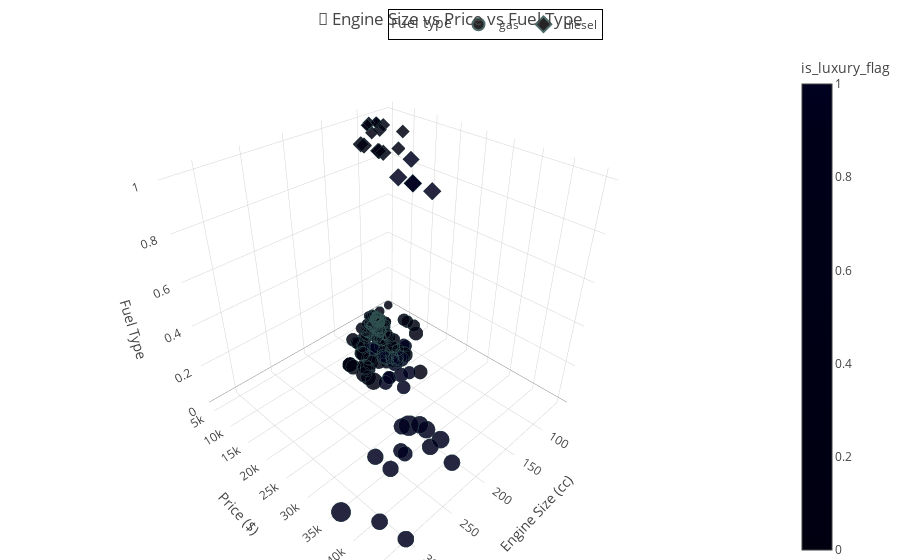

Notebook code for this chart:
### Code cell
import plotly.express as px

# 1️⃣ Luxury flag
luxury_brands = ["jaguar", "porsche", "bmw", "buick", "volvo"]
df['is_luxury_flag'] = df['carcompany'].apply(lambda x: 1 if x in luxury_brands else 0)

# 2️⃣ Fuel type numeric mapping
df['fueltype_num'] = df['fueltype'].map({'gas': 0, 'diesel': 1})

# 3️⃣ Interactive 3D scatter with premium styling
fig = px.scatter_3d(
    df,
    x='enginesize',
    y='price',
    z='fueltype_num',
    color='is_luxury_flag',
    symbol='fueltype',
    size='horsepower',  # point size = horsepower for better visual meaning
    hover_data={
        'carmodels': True,
        'carcompany': True,
        'fueltype': True,
        'enginesize': True,
        'horsepower': True,
        'price': True,
        'fueltype_num': False,
        'is_luxury_flag': False
    },
    color_discrete_map={0: '#1f77b4', 1: '#ff7f0e'},  # Blue = Non-Luxury, Orange = Luxury
    title='🚗 Engine Size vs Price vs Fuel Type ',
    labels={
        'enginesize': 'Engine Size (cc)',
        'price': 'Price ($)',
        'fueltype_num': 'Fuel Type (0=Gas, 1=Diesel)'
    }
)

# 4️⃣ Layout & axis styling
fig.update_traces(
    marker=dict(
        opacity=0.85,
        line=dict(width=1, color='DarkSlateGrey')
    )
)

fig.update_layout(
    scene=dict(
        xaxis=dict(title='Engine Size (cc)', backgroundcolor='white', gridcolor='lightgrey', zerolinecolor='grey'),
        yaxis=dict(title='Price ($)', backgroundcolor='white', gridcolor='lightgrey', zerolinecolor='grey'),
        zaxis=dict(title='Fuel Type ', backgroundcolor='white', gridcolor='lightgrey', zerolinecolor='grey')
    ),
    legend=dict(
        title='Fuel type',
        itemsizing='constant',
        orientation='h',  # horizontal legend
        yanchor='bottom',
        y=1.02,
        xanchor='left',
        x=0.5,
        bgcolor='rgba(255,255,255,0.7)',
        bordercolor='black',
        borderwidth=1
    ),
    margin=dict(l=0, r=0, b=0, t=50)
)

fig.show()

### Figure 1 — Plotly figure (JSON) as saved in the notebook; plotly's stock layout.template omitted (floating-point values rounded to 4 significant figures; data arrays with more than 128 entries replaced by an {"elided": "..."} marker saying what was removed)
{"data": [{"customdata": {"elided": "185x5 mixed values"}, "hovertemplate": "fueltype=%{customdata[2]}<br>Engine Size (cc)=%{x}<br>Price ($)=%{y}<br>horsepower=%{customdata[3]}<br>carmodels=%{customdata[0]}<br>carcompany=%{customdata[1]}<extra></extra>", "legendgroup": "gas", "marker": {"color": {"elided": "185 int values"}, "coloraxis": "coloraxis", "line": {"color": "DarkSlateGrey", "width": 1}, "opacity": 0.85, "size": {"elided": "185 int values"}, "sizemode": "area", "sizeref": 0.72, "symbol": "circle"}, "mode": "markers", "name": "gas", "scene": "scene", "showlegend": true, "type": "scatter3d", "x": {"elided": "185 int values"}, "y": {"elided": "185 float values"}, "z": {"elided": "185 int values"}}, {"customdata": [["mazda glc deluxe", "mazda", "diesel", 64, 0], ["mazda rx-7 gs", "mazda", "diesel", 72, 0], ["buick electra 225 custom", "buick", "diesel", 123, 1], ["buick century luxus (sw)", "buick", "diesel", 123, 1], ["buick century", "buick", "diesel", 123, 1], ["buick skyhawk", "buick", "diesel", 123, 1], ["nissan gt-r", "nissan", "diesel", 55, 0], ["peugeot 304", "peugeot", "diesel", 95, 0], ["peugeot 504", "peugeot", "diesel", 95, 0], ["peugeot 604sl", "peugeot", "diesel", 95, 0], ["peugeot 505s turbo diesel", "peugeot", "diesel", 95, 0], ["peugeot 504", "peugeot", "diesel", 95, 0], ["toyota corona", "toyota", "diesel", 56, 0], ["toyota corolla", "toyota", "diesel", 56, 0], ["toyota celica gt", "toyota", "diesel", 73, 0], ["volkswagen rabbit", "volkswagen", "diesel", 52, 0], ["volkswagen model 111", "volkswagen", "diesel", 52, 0], ["volkswagen super beetle", "volkswagen", "diesel", 68, 0], ["volkswagen rabbit custom", "volkswagen", "diesel", 68, 0], ["volvo 246", "volvo", "diesel", 106, 1]], "hovertemplate": "fueltype=%{customdata[2]}<br>Engine Size (cc)=%{x}<br>Price ($)=%{y}<br>horsepower=%{customdata[3]}<br>carmodels=%{customdata[0]}<br>carcompany=%{customdata[1]}<extra></extra>", "legendgroup": "diesel", "marker": {"color": [0, 0, 1, 1, 1, 1, 0, 0, 0, 0, 0, 0, 0, 0, 0, 0, 0, 0, 0, 1], "coloraxis": "coloraxis", "line": {"color": "DarkSlateGrey", "width": 1}, "opacity": 0.85, "size": [64, 72, 123, 123, 123, 123, 55, 95, 95, 95, 95, 95, 56, 56, 73, 52, 52, 68, 68, 106], "sizemode": "area", "sizeref": 0.72, "symbol": "diamond"}, "mode": "markers", "name": "diesel", "scene": "scene", "showlegend": true, "type": "scatter3d", "x": [122, 134, 183, 183, 183, 183, 103, 152, 152, 152, 152, 152, 110, 110, 110, 97, 97, 97, 97, 145], "y": [10800.0, 18340.0, 25550.0, 28250.0, 28180.0, 31600.0, 7099.0, 13200.0, 13860.0, 16900.0, 17080.0, 17950.0, 7898.0, 7788.0, 10700.0, 7775.0, 7995.0, 9495.0, 13840.0, 22470.0], "z": [1, 1, 1, 1, 1, 1, 1, 1, 1, 1, 1, 1, 1, 1, 1, 1, 1, 1, 1, 1]}], "layout": {"coloraxis": {"colorbar": {"title": {"text": "is_luxury_flag"}}, "colorscale": [[0, "#000011"], [0.1111, "#000012"], [0.2222, "#000013"], [0.3333, "#000014"], [0.4444, "#000015"], [0.5556, "#000016"], [0.6667, "#000017"], [0.7778, "#000018"], [0.8889, "#000019"], [1, "#000020"]]}, "legend": {"bgcolor": "rgba(255,255,255,0.7)", "bordercolor": "black", "borderwidth": 1, "itemsizing": "constant", "orientation": "h", "title": {"text": "Fuel type"}, "tracegroupgap": 0, "x": 0.5, "xanchor": "left", "y": 1.02, "yanchor": "bottom"}, "margin": {"b": 0, "l": 0, "r": 0, "t": 50}, "scene": {"domain": {"x": [0, 1], "y": [0, 1]}, "xaxis": {"backgroundcolor": "white", "gridcolor": "lightgrey", "title": {"text": "Engine Size (cc)"}, "zerolinecolor": "grey"}, "yaxis": {"backgroundcolor": "white", "gridcolor": "lightgrey", "title": {"text": "Price ($)"}, "zerolinecolor": "grey"}, "zaxis": {"backgroundcolor": "white", "gridcolor": "lightgrey", "title": {"text": "Fuel Type "}, "zerolinecolor": "grey"}}, "title": {"text": "🚗 Engine Size vs Price vs Fuel Type "}}}
